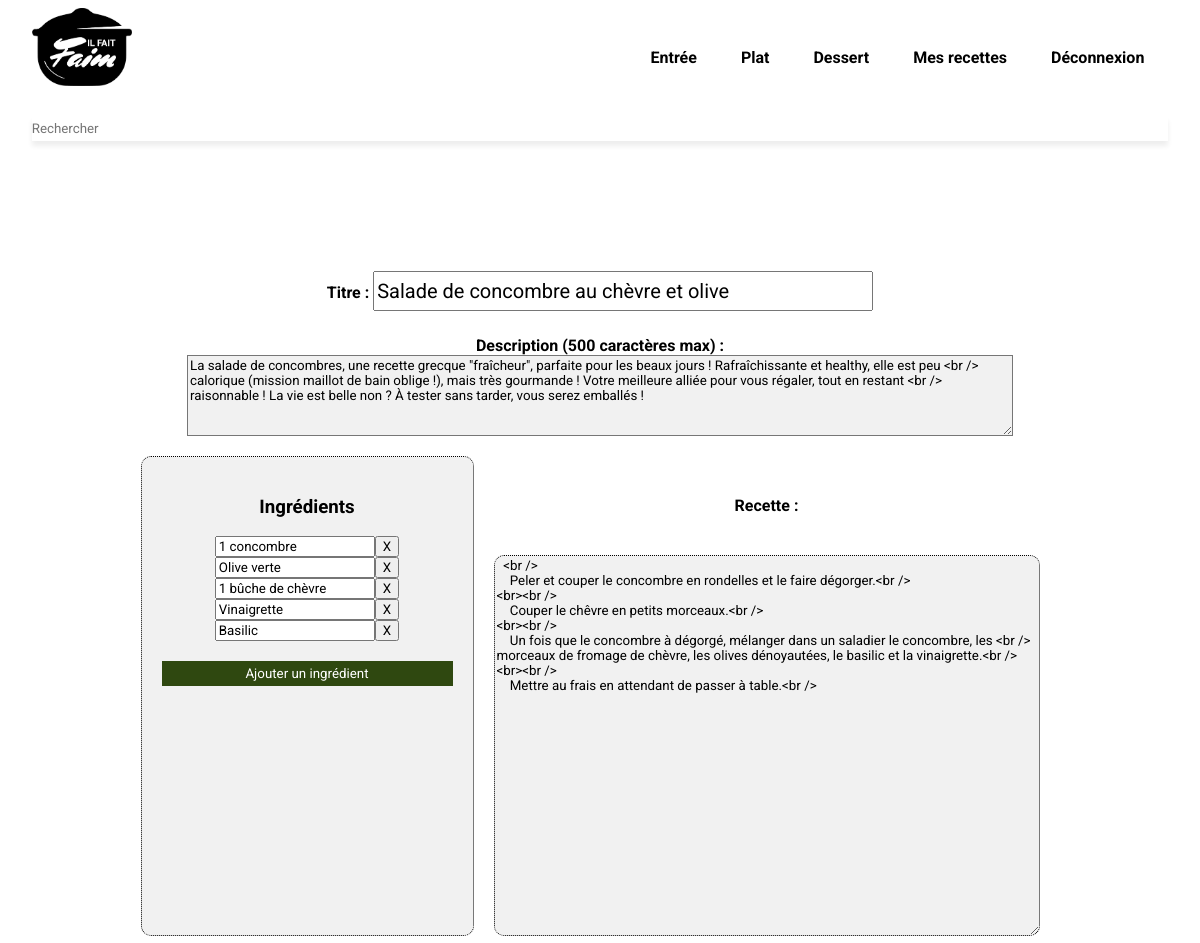
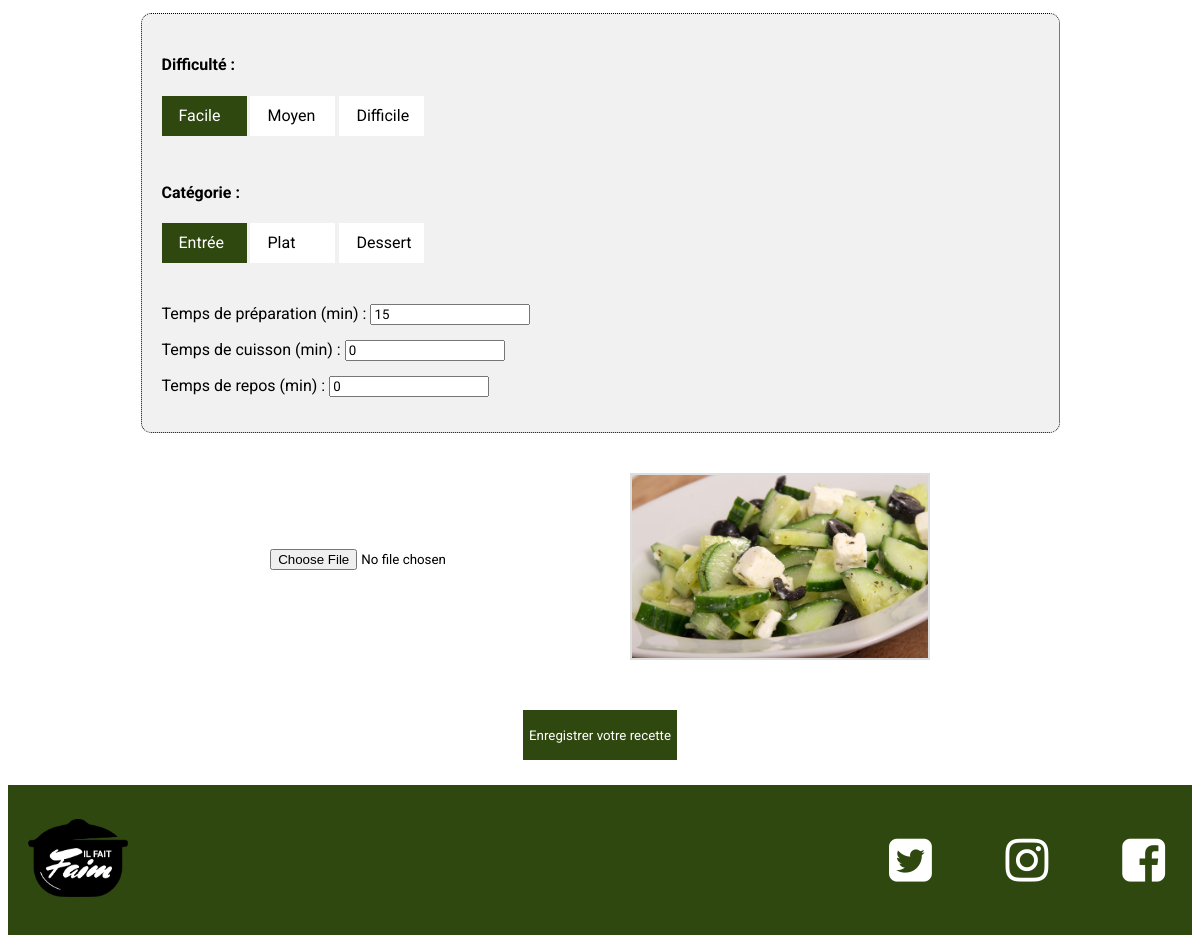
The app's page /index.php?page=update&id=51 (signed in) with its own data (2 pictures, top to bottom).
### tables this page shows
CREATE TABLE `recipes` (
  `name` varchar(255) NOT NULL,
  `author` varchar(20) NOT NULL,
  `category` int(9) NOT NULL DEFAULT '0',
  `text` text,
  `image` varchar(256) DEFAULT NULL,
  `created` datetime NOT NULL DEFAULT CURRENT_TIMESTAMP,
  `id` int(9) NOT NULL,
  `ingredient` text NOT NULL,
  `box` int(11) NOT NULL,
  `preparation` int(9) NOT NULL,
  `repos` int(11) NOT NULL,
  `cuisson` int(11) NOT NULL,
  `difficulte` varchar(256) NOT NULL,
  `description` varchar(500) DEFAULT NULL
);

### models/crud.php (called while the page is built, shortened)
<?php
function getArticleById($id){
    require './connexion/connexion.php';
    $query = $pdo->prepare('SELECT * FROM `recipes` WHERE `id` = :id');
    $query->execute([
    'id' => $id
]);
$post = $query->fetch();
return $post;
}

### controllers/update.php (called while the page is built, shortened)
<?php
include '../connexion/connexion.php';
include './models/crud.php';
        if(isset($_SESSION['userId'])){
            $id=$_GET['id'];
            $post = getArticleById($id);
            $ingre = explode(";",$post['ingredient']);
            array_pop($ingre);
            $ingre = array_reverse($ingre);
}else{
header('Location: ../?page=accueil');
}

### views/viewUpdate.php (the view, shortened to what this page needs)
<?php
include './controllers/update.php';
?>
<main>
    <section class="add_div">
        <form action="../controllers/update.php" method="post" enctype="multipart/form-data" class="add_form">
            <section class="add_title">
                <label for="name">Titre : </label>
                <input type="text" name="name" value="<?= $post['name'] ?>">
            </section>
            <section class="add_description">
                <label for="description">Description (500 caractères max) : </label>
                <textarea name="description" rows="5" cols="115" wrap="hard" maxlength="500"
                    placeholder='Faite une courte présentation de votre recette ici...'
                    style="background-color:#f1f1f1;" required><?= $post['description'] ?></textarea>
            </section>
            <section class="input">
                <section class="ingredient_form">
                    <h3>Ingrédients</h3>
                    <div id="input_fields_wrap" class="input_fields_wrap">
                        <?php $i=0 ?>
                        <?php foreach($ingre as $ingre): ?>
                        <?php $split = explode("_",$ingre) ?>
                        <?php $i++ ?>
                        <div>
                            <input type="text" name="ingredient_<?= $i ?>" value="<?= $split[0] ?>">
                            <button class="remove_ingredient"> X</button>
                        </div>
                        <?php endforeach ?>
                    </div>
                    <button id="add_ingredient" class="update_ingredient"> Ajouter un ingrédient </button>
                </section>
                <section class="add_content">
                    <label for="content">Recette : </label>
                    <textarea name="content" rows="25" cols="75" wrap="hard"> <?= $post['text'] ?></textarea>
                </section>
            </section>
            <section class="add_misc">
                <div class="add_difficult" id="add_difficult">
                    <h4>Difficulté : </h4>
                    <div <?php if($post['difficulte']=="facile"){
                                echo "class='selected'";
                                    }?>>
                        <label for="facile">Facile</label>
                    </div>
                    <div <?php if($post['difficulte']=="moyen"){
                                echo "class='selected'";
                                    }?>>
                        <label for="moyen">Moyen</label>
                    </div>
                    <div <?php if($post['difficulte']=="difficile"){
                                echo "class='selected'";
                                    }?>>
                        <label for="difficile">Difficile</label>
                    </div>
                </div>
                <div class="add_difficult">
                    <h4>Catégorie : </h4>
                    <div <?php if($post['category']=="1"){
                                echo "class='selected'";
                                    }?>>
                        <label for="category">Entrée</label>
                    </div>
                    <div <?php if($post['category']=="2"){
                                echo "class='selected'";
                                    }?>>
                        <label for="category">Plat</label>
                    </div>
                    <div <?php if($post['category']=="3"){
                                echo "class='selected'";
                                    }?>>
                        <label for="category">Dessert</label>
                    </div>
                </div>
                <div class="input_nb">
                    <label for="preparation"> Temps de préparation (min) : </label>
                    <input type="number" id="preparation" name="preparation" value=<?= $post['preparation'] ?>>
                </div>
                <div class="input_nb">
                    <label for="cuisson"> Temps de cuisson (min) : </label>
                    <input type="number" id="cuisson" name="cuisson" value=<?= $post['cuisson'] ?>>
                </div>
                <div class="input_nb">
                    <label for="repos"> Temps de repos (min) : </label>
                    <input type="number" id="repos" name="repos" value=<?= $post['repos'] ?>>
                </div>
            </section>
            <div class=add_input>
                <input type="file" name="picture" id="imgInp">
                <div class="image-preview" id="imagePreview">
                    <img src="./uploads_img/<?= $post['image'] ?>" alt="Image Preview" class="image-preview__image"
                        style="display:block">
                </div>
            </div>
            <div>
                <input type="submit" value="Enregistrer votre recette" class="add_btn" name="update_submit">
            </div>
        </form>
    </section>
</main>

### css/style.css (style rules this page uses)
* { box-sizing: border-box; font-family: 'Roboto', sans-serif; }
main { padding: 0 6%; margin: auto; }
.add_title { margin: 25px; }
.add_title input { height: 40px; width: 500px; font-size: 20px; }
.add_description { margin-bottom: 20px; display: flex; flex-direction: column; text-align: left; justify-content: center; }
.add_description label, .add_title label, .add_content label { font-size: 16px; font-weight: bold; justify-content: center; margin: auto; }
.add_description textarea { margin: auto; }
.add_div { min-height: 630px; background-color: #fff; display: flex; justify-content: center; align-items: center; }
.add_form { display: flex; flex-direction: column; text-align: center; }
.add_btn { height: 50px; border: none; background: #2f4810; color: #fff; outline: none; cursor: pointer; transition: .5s; margin: 25px; }
.add_input { margin: 25px; display: flex; align-items: center; justify-content: space-evenly; }
.input { display: flex; flex: wrap; justify-content: space-around; }
.ingredient_form { display: flex; flex-direction: column; flex-shrink: inherit; background: #f1f1f1; border: dotted 1px; min-height: 480px; padding: 20px 20px; border-radius: 10px; width: 333px; }
.input_fields_wrap { display: flex; flex-wrap: wrap; justify-content: space-around; }
.input_fields_wrap div { display: flex; }
.add_ingredient, .update_ingredient { height: 25px; border: none; background: #2f4810; color: #fff; outline: none; cursor: pointer; transition: .5s; margin: 20px 0px; }
.input_fields_wrap input, .input_fields_wraps input { width: 90%; }
.add_content { margin: 0 20px; display: flex; flex-direction: column; }
.add_content textarea { border: dotted 1px; border-radius: 10px; background: #f1f1f1; }
.add_misc { margin-top: 20px; border: dotted 1px; border-radius: 10px; ; background: #f1f1f1; padding: 20px; text-align: left; }
.add_difficult div { display: inline-block; background-color: #fff; height: 40px; width: 85px; }
.add_difficult .selected { background-color: #2f4810; color: #fff; }
.add_difficult div label { position: relative; top: 10px; left: 17px; }
input[type=number] { -moz-appearance: textfield; }
.input_nb { margin: 15px 0px; }
.image-preview { width: 300px; min-height: 100px; border: 2px solid #dddddd; margin-top: 15px; display: flex; align-items: center; justify-content: center; font-weight: bold; color: #cccccc; }
.image-preview__image { display: none; max-width: none; width: 100%; object-fit: contain; }

### records on screen
recipes: name "Salade de concombre au chèvre et olive", description "La salade de concombres, une recette grecque \"fraîcheur\", parfaite pour les beaux jours ! Rafraîchissante et healthy, elle est peu <br /> calorique (mission maillot de bain oblige !), mais très gourmande ! Votre meilleure alliée pour vous régaler, tout en restant <br /> raisonnable ! La vie est belle non ? À tester sans tarder, vous serez emballés !", content "<br /> Peler et couper le concombre en rondelles et le faire dégorger.<br /> <br><br /> Couper le chêvre en petits morceaux.<br /> <br><br /> Un fois que le concombre à dégorgé, mélanger dans un saladier le concombre, les <br /> morceaux de fromage de chèvre, les olives dénoyautées, le basilic et la vinaigrette.<br /> <br><br /> Mettre au frais en attendant de passer à table.<br />", preparation "15", cuisson "0", repos "0", image (picture)
